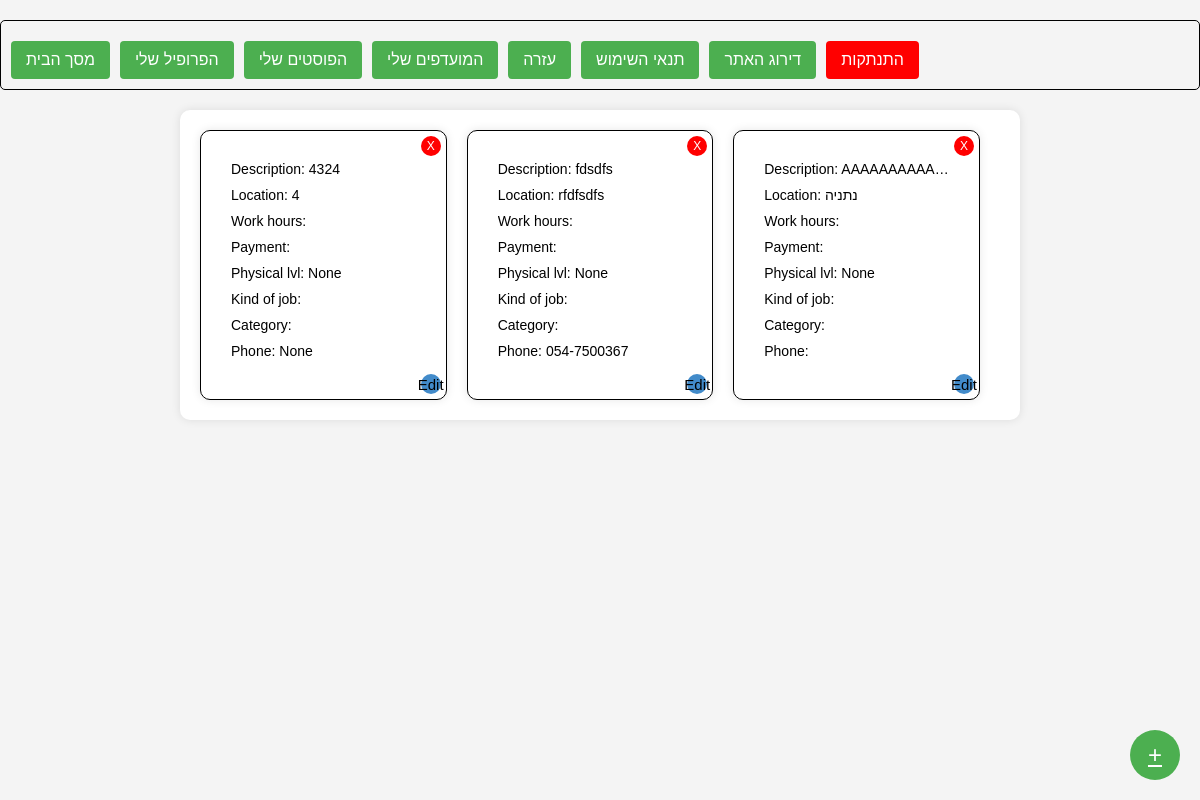
/myposts/ (signed in), run on an earlier commit of the app's database.
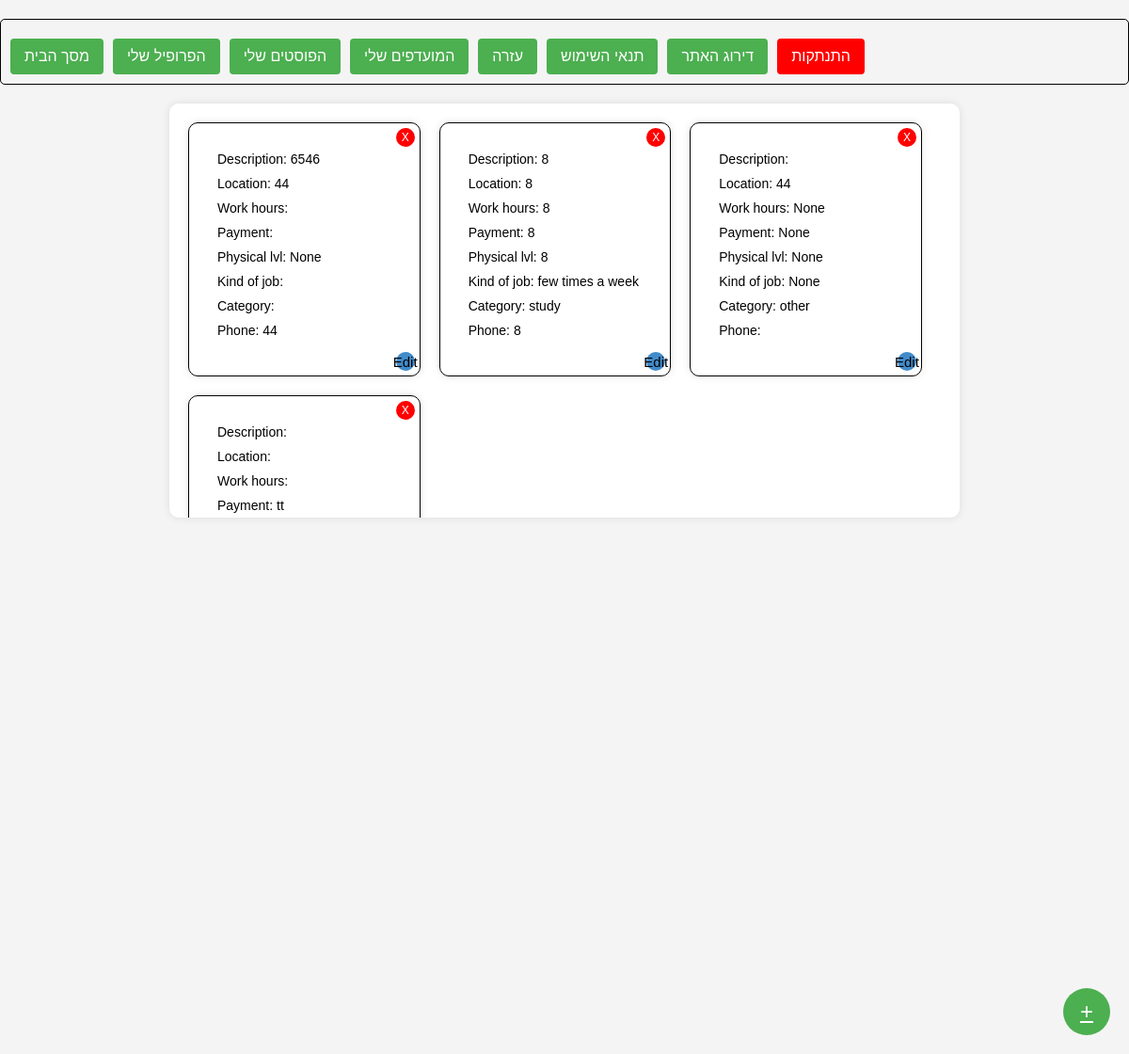
And on a later commit of the database.
### posts/models.py (models this page shows)
class Post(models.Model):
    description = models.TextField(null=True, blank=True)
    location = models.TextField(null=True, blank=True)
    payment = models.TextField(null=True, blank=True)
    work_hours = models.TextField(null=True, blank=True)
    phys_lvl = models.IntegerField(null=True, blank=True)
    kind_of_job = models.TextField(null=True, blank=True)
    category = models.TextField(null=True, blank=True)
    phone = models.TextField(null=True, blank=True)

### project/views.py (the view)
# urls.py: path('myposts/', views.myposts, name="myposts"),
def myposts(request):
    global_user_id = request.session.get('global_user_id')
    if global_user_id:
        user = User.objects.get(id=global_user_id)
        my_post_ids = user.my_posts  # List of post IDs belonging to the user
        filtered_posts = Post.objects.filter(id__in=my_post_ids)
        my_posts_count = len(filtered_posts)
        context = {'posts': filtered_posts, 'open_posts_count': my_posts_count}
        return render(request, 'posts.html', context)
    else:
        return JsonResponse({'error': 'User not logged in'}, status=401)

### templates/posts.html (shortened to what this page needs)
<!DOCTYPE html>
<html lang="en">
<head>
</head>
<body>
{% extends 'toolbar.html' %}
{% block content %}
<div class="posts-container">
  <div class="posts">
    {% for post in posts %}
      <div class="post" data-description="{{ post.description }}" data-location="{{ post.location }}" data-work_hours="{{ post.work_hours }}" data-phys_lvl="{{ post.phys_lvl }}" data-kind_of_job="{{ post.kind_of_job }}" data-category="{{ post.category }}" data-phone="{{ post.phone }}">
          <div class="post-content">
              <div class="post-info">Description: {{ post.description }}</div>
              <div class="post-info">Location: {{ post.location }}</div>
              <div class="post-info">Work hours: {{ post.work_hours }}</div>
              <div class="post-info">Payment: {{ post.payment }}</div>
              <div class="post-info">Physical lvl: {{ post.phys_lvl }}</div>
              <div class="post-info">Kind of job: {{ post.kind_of_job }}</div>
              <div class="post-info">Category: {{ post.category }}</div>
              <div class="post-info">Phone: {{ post.phone }}</div>
              <button class="remove-button" onclick="removePost(event)" data-post-id="{{ post.id }}">X</button>
              <button class="edit-button" onclick="editPost(event)" data-post-id="{{ post.id }}">Edit</button>
          </div>
      </div>
    {% endfor %}
  </div>
</div>
<a href="{% url 'create_post' %}" class="create-post-button" onclick="checkOpenPosts()">+</a>
</body>
</html>
{% endblock %}

### templates/toolbar.html (shortened to what this page needs)
<!DOCTYPE html>
<html lang="en">
<head>
</head>
<body>
    <div class="section-regular neutral-100">
    <div class="w-layout-blockcontainer w-container">
        <div class="navbar-buttons">
            <a href="{% url 'homepage' %}" aria-current="page" class="nav-link w-nav-link w--current button">מסך הבית</a>
            <a href="{% url 'profile' %}" class="nav-link w-nav-link button">הפרופיל שלי</a>
            <a href="{% url 'myposts' %}" class="nav-link w-nav-link button">הפוסטים שלי</a>
            <a href="{% url 'myfavorites' %}" class="nav-link w-nav-link button">המועדפים שלי</a>
            <a href="{% url 'helppage' %}" class="nav-link w-nav-link button">עזרה</a>
            <a href="{% url 'TOS' %}" class="nav-link w-nav-link button">תנאי השימוש</a>
            <a href="{% url 'rating' %}" class="nav-link w-nav-link button">דירוג האתר</a>
            <a href="{% url 'login_page' %}" class="nav-link w-nav-link button logout-link">התנתקות</a>
        </div>
    </div>
</div>
    {% block content %}
    {% endblock %}
</body>
</html>

### templates/posts.html (style rules this page uses)
body { font-family: Arial, sans-serif; margin: 0; padding: 0; background-color: #f8f8f8; }
.posts-container { max-width: 800px; margin: 20px auto; padding: 20px; background-color: #fff; border-radius: 10px; box-shadow: 0 0 10px rgba(0, 0, 0, 0.1); }
.posts { display: flex; flex-wrap: wrap; gap: 20px; }
.post { position: relative; width: calc(33.33% - 20px); border: 1px solid #ddd; border-radius: 10px; overflow: hidden; box-shadow: 0 0 10px rgba(0, 0, 0, 0.1); }
.post-content { padding: 20px; font-size: 14px; }
.post-info { margin-bottom: 10px; overflow: hidden; white-space: nowrap; text-overflow: ellipsis; }
.remove-button { position: absolute; top: 5px; right: 5px; background-color: red; color: #fff; border: none; border-radius: 50%; width: 20px; height: 20px; font-size: 12px; cursor: pointer; display: flex; justify-content: center; align-items: center; }
.edit-button { position: absolute; bottom: 5px; right: 5px; background-color: #428bca; color: #11111; border: none; border-radius: 50%; width: 20px; height: 20px; font-size: 15px; cursor: pointer; display: flex; justify-content: center; align-items: center; }
.create-post-button { position: fixed; bottom: 20px; right: 20px; background-color: #4caf50; color: #fff; border: none; border-radius: 50%; width: 50px; height: 50px; font-size: 24px; cursor: pointer; display: flex; justify-content: center; align-items: center; z-index: 999; }

### templates/toolbar.html (style rules this page uses)
body { font-family: Arial, sans-serif; margin: 0; padding: 0; box-sizing: border-box; background-color: #f4f4f4; }
.navbar-buttons { display: flex; border: 1px solid black; border-radius: 5px; margin-top: 20px; margin-bottom: 20px; padding: 10px; }
.navbar-buttons a { text-decoration: none; padding: 10px 15px; margin-right: 10px; background-color: #4caf50; color: #fff; border: none; border-radius: 4px; cursor: pointer; font-size: 16px; margin-top: 10px; }
.posts-container { max-height: 400px; overflow-y: auto; }
.posts { display: flex; flex-wrap: wrap; gap: 20px; }
.post { width: calc(33.33% - 20px); border: 1px solid black; padding: 10px; box-sizing: border-box; position: relative; }
.post-content { font-size: 14px; }
.navbar-buttons a.logout-link { background-color: red; }

What changed in the data, as far as the page shows it:
removed Post: description "4324", location "4", phys_lvl "None", phone "None"
removed Post: description "fdsdfs", location "rfdfsdfs", phys_lvl "None", phone "054-7500367"
removed Post: description "AAAAAAAAAA…", location "נתניה", phys_lvl "None"
added Post: description "6546", location "44", phys_lvl "None", phone "44"
added Post: description "8", location "8", work_hours "8", payment "8", phys_lvl "8", kind_of_job "few times a week", category "study", phone "8"
added Post: location "44", work_hours "None", payment "None", phys_lvl "None", kind_of_job "None", category "other"
added Post: payment "tt"
